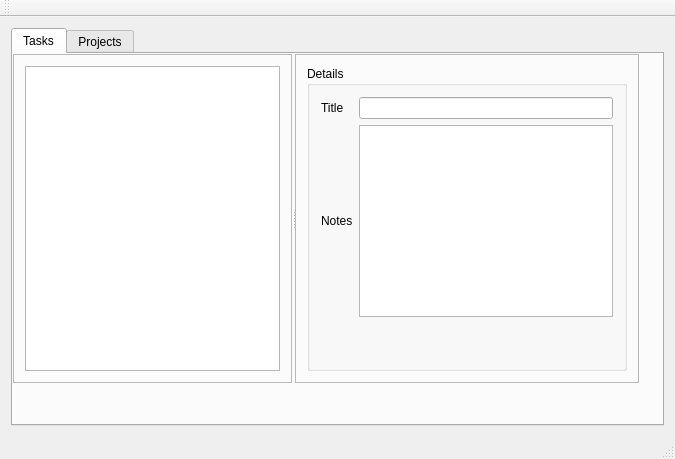
<?xml version="1.0" encoding="UTF-8"?>
<ui version="4.0">
 <class>TaskAppClass</class>
 <widget class="QMainWindow" name="TaskAppClass">
  <property name="geometry">
   <rect>
    <x>0</x>
    <y>0</y>
    <width>675</width>
    <height>459</height>
   </rect>
  </property>
  <property name="windowTitle">
   <string>TaskApp</string>
  </property>
  <widget class="QWidget" name="centralWidget">
   <layout class="QGridLayout" name="gridLayout">
    <item row="0" column="0">
     <widget class="QTabWidget" name="tabWidget">
      <property name="currentIndex">
       <number>0</number>
      </property>
      <widget class="QWidget" name="taskListTab">
       <attribute name="title">
        <string>Tasks</string>
       </attribute>
       <widget class="QSplitter" name="taskListSplitter">
        <property name="frameShadow">
         <enum>QFrame::Plain</enum>
        </property>
        <property name="lineWidth">
         <number>1</number>
        </property>
        <property name="midLineWidth">
         <number>0</number>
        </property>
        <property name="orientation">
         <enum>Qt::Horizontal</enum>
        </property>
        <property name="opaqueResize">
         <bool>false</bool>
        </property>
        <property name="handleWidth">
         <number>3</number>
        </property>
        <property name="childrenCollapsible">
         <bool>false</bool>
        </property>
        <widget class="QFrame" name="taskListArea">
         <property name="frameShape">
          <enum>QFrame::StyledPanel</enum>
         </property>
         <layout class="QGridLayout" name="taskListLayout">
          <item row="0" column="0">
           <widget class="QTreeView" name="treeView"/>
          </item>
         </layout>
         <property name="frameShadow">
          <enum>QFrame::Raised</enum>
         </property>
        </widget>
        <widget class="QFrame" name="detailsArea">
         <property name="frameShape">
          <enum>QFrame::StyledPanel</enum>
         </property>
         <property name="frameShadow">
          <enum>QFrame::Raised</enum>
         </property>
         <layout class="QGridLayout" name="taskListLayout">
          <item row="0" column="0">
           <widget class="QGroupBox" name="groupBox">
            <property name="title">
             <string>Details</string>
            </property>
            <layout class="QGridLayout" name="taskListLayout">
             <item row="1" column="0">
              <widget class="QLabel" name="label">
               <property name="text">
                <string>Notes</string>
               </property>
              </widget>
             </item>
             <item row="0" column="0">
              <widget class="QLabel" name="tempLabel">
               <property name="text">
                <string>Title</string>
               </property>
              </widget>
             </item>
             <item row="2" column="0" colspan="2">
              <spacer name="verticalSpacer">
               <property name="orientation">
                <enum>Qt::Vertical</enum>
               </property>
               <property name="sizeHint" stdset="0">
                <size>
                 <width>20</width>
                 <height>40</height>
                </size>
               </property>
              </spacer>
             </item>
             <item row="0" column="1">
              <widget class="QLineEdit" name="lineEdit"/>
             </item>
             <item row="1" column="1">
              <widget class="QPlainTextEdit" name="plainTextEdit"/>
             </item>
            </layout>
           </widget>
          </item>
         </layout>
        </widget>
       </widget>
      </widget>
      <widget class="QWidget" name="taskListTab">
       <attribute name="title">
        <string>Projects</string>
       </attribute>
       <layout class="QGridLayout" name="taskListLayout"/>
      </widget>
     </widget>
    </item>
   </layout>
  </widget>
  <widget class="QMenuBar" name="menuBar">
   <property name="geometry">
    <rect>
     <x>0</x>
     <y>0</y>
     <width>675</width>
     <height>21</height>
    </rect>
   </property>
  </widget>
  <widget class="QToolBar" name="mainToolBar">
   <attribute name="toolBarArea">
    <enum>TopToolBarArea</enum>
   </attribute>
   <attribute name="toolBarBreak">
    <bool>false</bool>
   </attribute>
  </widget>
  <widget class="QStatusBar" name="statusBar"/>
 </widget>
 <layoutdefault spacing="6" margin="11"/>
 <resources>
  <include location="taskapp.qrc"/>
 </resources>
 <connections/>
</ui>
